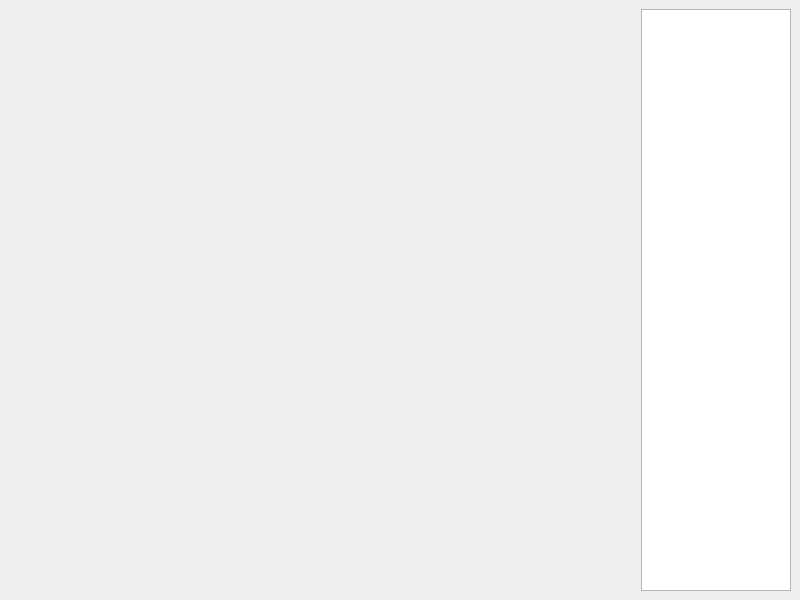
<?xml version="1.0" encoding="UTF-8"?>
<ui version="4.0">
 <class>MyMainWindow</class>
 <widget class="QMainWindow" name="MyMainWindow">
  <property name="geometry">
   <rect>
    <x>0</x>
    <y>0</y>
    <width>800</width>
    <height>600</height>
   </rect>
  </property>
  <property name="windowTitle">
   <string>MyMainWindow</string>
  </property>
  <widget class="QWidget" name="centralwidget">
   <layout class="QGridLayout" name="gridLayout">
    <item row="0" column="0">
     <widget class="QWidget" name="mymplwindow" native="true">
      <property name="sizePolicy">
       <sizepolicy hsizetype="Preferred" vsizetype="Preferred">
        <horstretch>0</horstretch>
        <verstretch>0</verstretch>
       </sizepolicy>
      </property>
      <layout class="QVBoxLayout" name="mplvl"/>
     </widget>
    </item>
    <item row="0" column="1">
     <widget class="QListWidget" name="mplfigslist">
      <property name="sizePolicy">
       <sizepolicy hsizetype="Minimum" vsizetype="Expanding">
        <horstretch>0</horstretch>
        <verstretch>0</verstretch>
       </sizepolicy>
      </property>
      <property name="maximumSize">
       <size>
        <width>150</width>
        <height>16777215</height>
       </size>
      </property>
     </widget>
    </item>
   </layout>
  </widget>
 </widget>
 <resources/>
 <connections/>
</ui>
